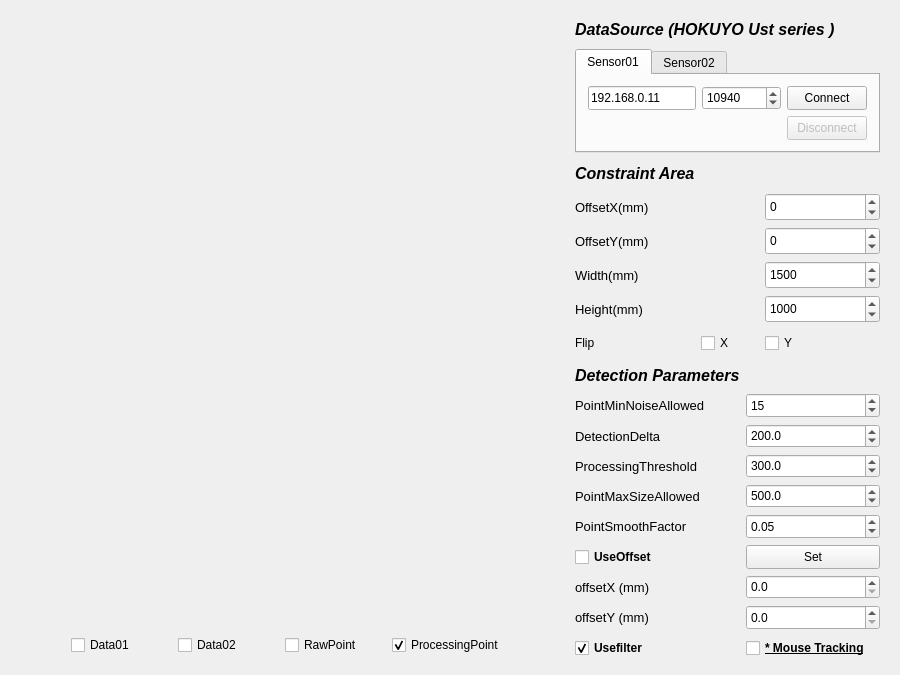
<?xml version="1.0" encoding="UTF-8"?>
<ui version="4.0">
 <class>Qt_urgClass</class>
 <widget class="QWidget" name="Qt_urgClass">
  <property name="geometry">
   <rect>
    <x>0</x>
    <y>0</y>
    <width>900</width>
    <height>675</height>
   </rect>
  </property>
  <property name="sizePolicy">
   <sizepolicy hsizetype="Expanding" vsizetype="Expanding">
    <horstretch>0</horstretch>
    <verstretch>0</verstretch>
   </sizepolicy>
  </property>
  <property name="windowTitle">
   <string>Qt_urg</string>
  </property>
  <property name="layoutDirection">
   <enum>Qt::LeftToRight</enum>
  </property>
  <layout class="QGridLayout" name="gridLayout_4" rowstretch="1,2,3" columnstretch="6,2">
   <property name="leftMargin">
    <number>20</number>
   </property>
   <property name="topMargin">
    <number>20</number>
   </property>
   <property name="rightMargin">
    <number>20</number>
   </property>
   <property name="bottomMargin">
    <number>15</number>
   </property>
   <property name="horizontalSpacing">
    <number>20</number>
   </property>
   <item row="1" column="1">
    <layout class="QGridLayout" name="gridLayout_2" columnstretch="2,1,2">
     <item row="0" column="0">
      <widget class="QLabel" name="Constraint_Region_Label">
       <property name="sizePolicy">
        <sizepolicy hsizetype="Expanding" vsizetype="Expanding">
         <horstretch>0</horstretch>
         <verstretch>0</verstretch>
        </sizepolicy>
       </property>
       <property name="font">
        <font>
         <family>Arial</family>
         <pointsize>12</pointsize>
         <weight>75</weight>
         <italic>true</italic>
         <bold>true</bold>
        </font>
       </property>
       <property name="text">
        <string>Constraint Area</string>
       </property>
      </widget>
     </item>
     <item row="1" column="0">
      <widget class="QLabel" name="OffsetX_label">
       <property name="sizePolicy">
        <sizepolicy hsizetype="Expanding" vsizetype="Expanding">
         <horstretch>0</horstretch>
         <verstretch>0</verstretch>
        </sizepolicy>
       </property>
       <property name="font">
        <font>
         <family>Arial</family>
         <pointsize>10</pointsize>
         <weight>50</weight>
         <bold>false</bold>
        </font>
       </property>
       <property name="text">
        <string>OffsetX(mm)</string>
       </property>
       <property name="textFormat">
        <enum>Qt::PlainText</enum>
       </property>
       <property name="alignment">
        <set>Qt::AlignLeading|Qt::AlignLeft|Qt::AlignVCenter</set>
       </property>
      </widget>
     </item>
     <item row="1" column="2">
      <widget class="QDoubleSpinBox" name="OffsetX_Input">
       <property name="sizePolicy">
        <sizepolicy hsizetype="Expanding" vsizetype="Expanding">
         <horstretch>0</horstretch>
         <verstretch>0</verstretch>
        </sizepolicy>
       </property>
       <property name="font">
        <font>
         <family>Arial</family>
        </font>
       </property>
       <property name="toolTipDuration">
        <number>-1</number>
       </property>
       <property name="layoutDirection">
        <enum>Qt::LeftToRight</enum>
       </property>
       <property name="autoFillBackground">
        <bool>false</bool>
       </property>
       <property name="decimals">
        <number>0</number>
       </property>
       <property name="minimum">
        <double>-50000.000000000000000</double>
       </property>
       <property name="maximum">
        <double>50000.000000000000000</double>
       </property>
       <property name="value">
        <double>0.000000000000000</double>
       </property>
      </widget>
     </item>
     <item row="2" column="0">
      <widget class="QLabel" name="OffsetY_label">
       <property name="sizePolicy">
        <sizepolicy hsizetype="Expanding" vsizetype="Expanding">
         <horstretch>0</horstretch>
         <verstretch>0</verstretch>
        </sizepolicy>
       </property>
       <property name="font">
        <font>
         <family>Arial</family>
         <pointsize>10</pointsize>
         <weight>50</weight>
         <bold>false</bold>
        </font>
       </property>
       <property name="text">
        <string>OffsetY(mm)</string>
       </property>
       <property name="textFormat">
        <enum>Qt::PlainText</enum>
       </property>
       <property name="alignment">
        <set>Qt::AlignLeading|Qt::AlignLeft|Qt::AlignVCenter</set>
       </property>
      </widget>
     </item>
     <item row="2" column="2">
      <widget class="QDoubleSpinBox" name="OffsetY_Input">
       <property name="sizePolicy">
        <sizepolicy hsizetype="Expanding" vsizetype="Expanding">
         <horstretch>0</horstretch>
         <verstretch>0</verstretch>
        </sizepolicy>
       </property>
       <property name="font">
        <font>
         <family>Arial</family>
        </font>
       </property>
       <property name="decimals">
        <number>0</number>
       </property>
       <property name="minimum">
        <double>-50000.000000000000000</double>
       </property>
       <property name="maximum">
        <double>50000.000000000000000</double>
       </property>
       <property name="value">
        <double>0.000000000000000</double>
       </property>
      </widget>
     </item>
     <item row="3" column="0">
      <widget class="QLabel" name="Width_Label">
       <property name="sizePolicy">
        <sizepolicy hsizetype="Expanding" vsizetype="Expanding">
         <horstretch>0</horstretch>
         <verstretch>0</verstretch>
        </sizepolicy>
       </property>
       <property name="font">
        <font>
         <family>Arial</family>
         <pointsize>10</pointsize>
         <weight>50</weight>
         <bold>false</bold>
        </font>
       </property>
       <property name="text">
        <string>Width(mm)</string>
       </property>
       <property name="textFormat">
        <enum>Qt::PlainText</enum>
       </property>
       <property name="alignment">
        <set>Qt::AlignLeading|Qt::AlignLeft|Qt::AlignVCenter</set>
       </property>
      </widget>
     </item>
     <item row="3" column="2">
      <widget class="QDoubleSpinBox" name="Width_Input">
       <property name="sizePolicy">
        <sizepolicy hsizetype="Expanding" vsizetype="Expanding">
         <horstretch>0</horstretch>
         <verstretch>0</verstretch>
        </sizepolicy>
       </property>
       <property name="font">
        <font>
         <family>Arial</family>
        </font>
       </property>
       <property name="decimals">
        <number>0</number>
       </property>
       <property name="minimum">
        <double>14.000000000000000</double>
       </property>
       <property name="maximum">
        <double>50000.000000000000000</double>
       </property>
       <property name="value">
        <double>1500.000000000000000</double>
       </property>
      </widget>
     </item>
     <item row="4" column="0">
      <widget class="QLabel" name="Height_Label">
       <property name="sizePolicy">
        <sizepolicy hsizetype="Expanding" vsizetype="Expanding">
         <horstretch>0</horstretch>
         <verstretch>0</verstretch>
        </sizepolicy>
       </property>
       <property name="font">
        <font>
         <family>Arial</family>
         <pointsize>10</pointsize>
         <weight>50</weight>
         <bold>false</bold>
        </font>
       </property>
       <property name="text">
        <string>Height(mm)</string>
       </property>
       <property name="textFormat">
        <enum>Qt::PlainText</enum>
       </property>
       <property name="alignment">
        <set>Qt::AlignLeading|Qt::AlignLeft|Qt::AlignVCenter</set>
       </property>
      </widget>
     </item>
     <item row="4" column="2">
      <widget class="QDoubleSpinBox" name="Height_Input">
       <property name="sizePolicy">
        <sizepolicy hsizetype="Expanding" vsizetype="Expanding">
         <horstretch>0</horstretch>
         <verstretch>0</verstretch>
        </sizepolicy>
       </property>
       <property name="font">
        <font>
         <family>Arial</family>
        </font>
       </property>
       <property name="decimals">
        <number>0</number>
       </property>
       <property name="minimum">
        <double>10.000000000000000</double>
       </property>
       <property name="maximum">
        <double>50000.000000000000000</double>
       </property>
       <property name="value">
        <double>1000.000000000000000</double>
       </property>
      </widget>
     </item>
     <item row="5" column="0">
      <widget class="QLabel" name="label_2">
       <property name="font">
        <font>
         <family>Arial</family>
         <weight>50</weight>
         <bold>false</bold>
        </font>
       </property>
       <property name="text">
        <string>Flip</string>
       </property>
      </widget>
     </item>
     <item row="5" column="1">
      <widget class="QCheckBox" name="UseFlipX">
       <property name="sizePolicy">
        <sizepolicy hsizetype="Expanding" vsizetype="Expanding">
         <horstretch>0</horstretch>
         <verstretch>0</verstretch>
        </sizepolicy>
       </property>
       <property name="font">
        <font>
         <family>Arial</family>
         <weight>50</weight>
         <bold>false</bold>
        </font>
       </property>
       <property name="text">
        <string>X</string>
       </property>
      </widget>
     </item>
     <item row="5" column="2">
      <widget class="QCheckBox" name="UseFlipY">
       <property name="sizePolicy">
        <sizepolicy hsizetype="Expanding" vsizetype="Expanding">
         <horstretch>0</horstretch>
         <verstretch>0</verstretch>
        </sizepolicy>
       </property>
       <property name="font">
        <font>
         <family>Arial</family>
         <weight>50</weight>
         <bold>false</bold>
        </font>
       </property>
       <property name="text">
        <string>Y</string>
       </property>
      </widget>
     </item>
    </layout>
   </item>
   <item row="0" column="1">
    <layout class="QVBoxLayout" name="verticalLayout">
     <property name="spacing">
      <number>10</number>
     </property>
     <item>
      <widget class="QLabel" name="DataSource_Label">
       <property name="sizePolicy">
        <sizepolicy hsizetype="Expanding" vsizetype="Expanding">
         <horstretch>0</horstretch>
         <verstretch>0</verstretch>
        </sizepolicy>
       </property>
       <property name="font">
        <font>
         <family>Arial</family>
         <pointsize>12</pointsize>
         <weight>75</weight>
         <italic>true</italic>
         <bold>true</bold>
        </font>
       </property>
       <property name="text">
        <string>DataSource (HOKUYO Ust series )</string>
       </property>
      </widget>
     </item>
     <item>
      <widget class="QTabWidget" name="tabWidget">
       <property name="font">
        <font>
         <family>Arial</family>
        </font>
       </property>
       <property name="currentIndex">
        <number>0</number>
       </property>
       <widget class="QWidget" name="Sensor01">
        <attribute name="title">
         <string>Sensor01</string>
        </attribute>
        <layout class="QGridLayout" name="gridLayout_6">
         <item row="2" column="2">
          <widget class="QPushButton" name="Disconnect_Button_01">
           <property name="enabled">
            <bool>false</bool>
           </property>
           <property name="sizePolicy">
            <sizepolicy hsizetype="Expanding" vsizetype="Expanding">
             <horstretch>0</horstretch>
             <verstretch>0</verstretch>
            </sizepolicy>
           </property>
           <property name="text">
            <string>Disconnect</string>
           </property>
          </widget>
         </item>
         <item row="1" column="2">
          <widget class="QPushButton" name="Connect_Button_01">
           <property name="sizePolicy">
            <sizepolicy hsizetype="Expanding" vsizetype="Expanding">
             <horstretch>0</horstretch>
             <verstretch>0</verstretch>
            </sizepolicy>
           </property>
           <property name="text">
            <string>Connect</string>
           </property>
          </widget>
         </item>
         <item row="1" column="1">
          <widget class="QDoubleSpinBox" name="Port_number_input_01">
           <property name="sizePolicy">
            <sizepolicy hsizetype="Expanding" vsizetype="Expanding">
             <horstretch>0</horstretch>
             <verstretch>0</verstretch>
            </sizepolicy>
           </property>
           <property name="decimals">
            <number>0</number>
           </property>
           <property name="maximum">
            <double>20000.000000000000000</double>
           </property>
           <property name="stepType">
            <enum>QAbstractSpinBox::DefaultStepType</enum>
           </property>
           <property name="value">
            <double>10940.000000000000000</double>
           </property>
          </widget>
         </item>
         <item row="1" column="0">
          <widget class="QLineEdit" name="IP_Input_01">
           <property name="sizePolicy">
            <sizepolicy hsizetype="Expanding" vsizetype="Expanding">
             <horstretch>0</horstretch>
             <verstretch>0</verstretch>
            </sizepolicy>
           </property>
           <property name="text">
            <string>192.168.0.11</string>
           </property>
          </widget>
         </item>
        </layout>
       </widget>
       <widget class="QWidget" name="Sensor02">
        <attribute name="title">
         <string>Sensor02</string>
        </attribute>
        <layout class="QGridLayout" name="gridLayout_5">
         <item row="1" column="0">
          <widget class="QLineEdit" name="IP_Input_02">
           <property name="sizePolicy">
            <sizepolicy hsizetype="Expanding" vsizetype="Expanding">
             <horstretch>0</horstretch>
             <verstretch>0</verstretch>
            </sizepolicy>
           </property>
           <property name="text">
            <string>192.168.0.10</string>
           </property>
          </widget>
         </item>
         <item row="1" column="2">
          <widget class="QPushButton" name="Connect_Button_02">
           <property name="sizePolicy">
            <sizepolicy hsizetype="Expanding" vsizetype="Expanding">
             <horstretch>0</horstretch>
             <verstretch>0</verstretch>
            </sizepolicy>
           </property>
           <property name="text">
            <string>Connect</string>
           </property>
          </widget>
         </item>
         <item row="1" column="1">
          <widget class="QDoubleSpinBox" name="Port_number_input_02">
           <property name="sizePolicy">
            <sizepolicy hsizetype="Expanding" vsizetype="Expanding">
             <horstretch>0</horstretch>
             <verstretch>0</verstretch>
            </sizepolicy>
           </property>
           <property name="decimals">
            <number>0</number>
           </property>
           <property name="maximum">
            <double>20000.000000000000000</double>
           </property>
           <property name="stepType">
            <enum>QAbstractSpinBox::DefaultStepType</enum>
           </property>
           <property name="value">
            <double>10940.000000000000000</double>
           </property>
          </widget>
         </item>
         <item row="2" column="2">
          <widget class="QPushButton" name="Disconnect_Button_02">
           <property name="enabled">
            <bool>false</bool>
           </property>
           <property name="sizePolicy">
            <sizepolicy hsizetype="Expanding" vsizetype="Expanding">
             <horstretch>0</horstretch>
             <verstretch>0</verstretch>
            </sizepolicy>
           </property>
           <property name="text">
            <string>Disconnect</string>
           </property>
          </widget>
         </item>
         <item row="2" column="1">
          <widget class="QDoubleSpinBox" name="OriginX">
           <property name="decimals">
            <number>1</number>
           </property>
           <property name="minimum">
            <double>-20000.000000000000000</double>
           </property>
           <property name="maximum">
            <double>20000.000000000000000</double>
           </property>
           <property name="value">
            <double>-1500.000000000000000</double>
           </property>
          </widget>
         </item>
         <item row="2" column="0">
          <widget class="QLabel" name="label">
           <property name="font">
            <font>
             <family>Arial</family>
             <weight>75</weight>
             <bold>true</bold>
            </font>
           </property>
           <property name="text">
            <string> Relative PosX(mm)</string>
           </property>
           <property name="alignment">
            <set>Qt::AlignRight|Qt::AlignTrailing|Qt::AlignVCenter</set>
           </property>
          </widget>
         </item>
        </layout>
       </widget>
      </widget>
     </item>
    </layout>
   </item>
   <item row="0" column="0" rowspan="3">
    <layout class="QVBoxLayout" name="verticalLayout_2" stretch="20,1">
     <item>
      <widget class="QCustomPlot" name="plot" native="true">
       <property name="sizePolicy">
        <sizepolicy hsizetype="Expanding" vsizetype="Expanding">
         <horstretch>0</horstretch>
         <verstretch>0</verstretch>
        </sizepolicy>
       </property>
       <property name="mouseTracking">
        <bool>false</bool>
       </property>
       <property name="focusPolicy">
        <enum>Qt::NoFocus</enum>
       </property>
       <property name="acceptDrops">
        <bool>false</bool>
       </property>
       <property name="autoFillBackground">
        <bool>false</bool>
       </property>
      </widget>
     </item>
     <item>
      <layout class="QGridLayout" name="gridLayout" columnstretch="1,2,2,2,2,1">
       <item row="2" column="4">
        <widget class="QCheckBox" name="DrawProObject">
         <property name="sizePolicy">
          <sizepolicy hsizetype="Expanding" vsizetype="Expanding">
           <horstretch>0</horstretch>
           <verstretch>0</verstretch>
          </sizepolicy>
         </property>
         <property name="font">
          <font>
           <family>Arial</family>
          </font>
         </property>
         <property name="text">
          <string>ProcessingPoint</string>
         </property>
         <property name="checkable">
          <bool>true</bool>
         </property>
         <property name="checked">
          <bool>true</bool>
         </property>
        </widget>
       </item>
       <item row="2" column="1">
        <widget class="QCheckBox" name="DrawPoint01">
         <property name="enabled">
          <bool>true</bool>
         </property>
         <property name="sizePolicy">
          <sizepolicy hsizetype="Expanding" vsizetype="Expanding">
           <horstretch>0</horstretch>
           <verstretch>0</verstretch>
          </sizepolicy>
         </property>
         <property name="font">
          <font>
           <family>Arial</family>
          </font>
         </property>
         <property name="text">
          <string>Data01</string>
         </property>
         <property name="checkable">
          <bool>true</bool>
         </property>
         <property name="checked">
          <bool>false</bool>
         </property>
        </widget>
       </item>
       <item row="2" column="3">
        <widget class="QCheckBox" name="DrawObject">
         <property name="sizePolicy">
          <sizepolicy hsizetype="Expanding" vsizetype="Expanding">
           <horstretch>0</horstretch>
           <verstretch>0</verstretch>
          </sizepolicy>
         </property>
         <property name="font">
          <font>
           <family>Arial</family>
          </font>
         </property>
         <property name="text">
          <string>RawPoint</string>
         </property>
         <property name="checkable">
          <bool>true</bool>
         </property>
         <property name="checked">
          <bool>false</bool>
         </property>
        </widget>
       </item>
       <item row="2" column="0">
        <spacer name="horizontalSpacer">
         <property name="orientation">
          <enum>Qt::Horizontal</enum>
         </property>
         <property name="sizeHint" stdset="0">
          <size>
           <width>40</width>
           <height>20</height>
          </size>
         </property>
        </spacer>
       </item>
       <item row="2" column="2">
        <widget class="QCheckBox" name="DrawPoint02">
         <property name="sizePolicy">
          <sizepolicy hsizetype="Expanding" vsizetype="Expanding">
           <horstretch>0</horstretch>
           <verstretch>0</verstretch>
          </sizepolicy>
         </property>
         <property name="font">
          <font>
           <family>Arial</family>
          </font>
         </property>
         <property name="text">
          <string>Data02</string>
         </property>
        </widget>
       </item>
       <item row="2" column="5">
        <spacer name="horizontalSpacer_2">
         <property name="orientation">
          <enum>Qt::Horizontal</enum>
         </property>
         <property name="sizeHint" stdset="0">
          <size>
           <width>40</width>
           <height>20</height>
          </size>
         </property>
        </spacer>
       </item>
      </layout>
     </item>
    </layout>
   </item>
   <item row="2" column="1">
    <layout class="QGridLayout" name="gridLayout_3">
     <item row="4" column="0">
      <widget class="QLabel" name="DetectSize_Label">
       <property name="sizePolicy">
        <sizepolicy hsizetype="Expanding" vsizetype="Expanding">
         <horstretch>0</horstretch>
         <verstretch>0</verstretch>
        </sizepolicy>
       </property>
       <property name="font">
        <font>
         <family>Arial</family>
         <pointsize>10</pointsize>
         <weight>50</weight>
         <bold>false</bold>
        </font>
       </property>
       <property name="text">
        <string>PointMaxSizeAllowed</string>
       </property>
       <property name="textFormat">
        <enum>Qt::PlainText</enum>
       </property>
       <property name="alignment">
        <set>Qt::AlignLeading|Qt::AlignLeft|Qt::AlignVCenter</set>
       </property>
      </widget>
     </item>
     <item row="2" column="0">
      <widget class="QLabel" name="deltaLimit">
       <property name="sizePolicy">
        <sizepolicy hsizetype="Expanding" vsizetype="Expanding">
         <horstretch>0</horstretch>
         <verstretch>0</verstretch>
        </sizepolicy>
       </property>
       <property name="font">
        <font>
         <family>Arial</family>
         <pointsize>10</pointsize>
         <weight>50</weight>
         <bold>false</bold>
        </font>
       </property>
       <property name="text">
        <string>DetectionDelta</string>
       </property>
       <property name="textFormat">
        <enum>Qt::PlainText</enum>
       </property>
       <property name="alignment">
        <set>Qt::AlignLeading|Qt::AlignLeft|Qt::AlignVCenter</set>
       </property>
      </widget>
     </item>
     <item row="6" column="1">
      <widget class="QPushButton" name="SetParm_Button">
       <property name="enabled">
        <bool>true</bool>
       </property>
       <property name="sizePolicy">
        <sizepolicy hsizetype="Expanding" vsizetype="Expanding">
         <horstretch>0</horstretch>
         <verstretch>0</verstretch>
        </sizepolicy>
       </property>
       <property name="font">
        <font>
         <family>Arial</family>
        </font>
       </property>
       <property name="text">
        <string>Set</string>
       </property>
       <property name="checkable">
        <bool>false</bool>
       </property>
      </widget>
     </item>
     <item row="9" column="1">
      <widget class="QCheckBox" name="TouchEvent">
       <property name="enabled">
        <bool>true</bool>
       </property>
       <property name="sizePolicy">
        <sizepolicy hsizetype="Expanding" vsizetype="Expanding">
         <horstretch>0</horstretch>
         <verstretch>0</verstretch>
        </sizepolicy>
       </property>
       <property name="font">
        <font>
         <family>Arial</family>
         <weight>75</weight>
         <bold>true</bold>
         <underline>true</underline>
        </font>
       </property>
       <property name="text">
        <string>* Mouse Tracking</string>
       </property>
       <property name="checkable">
        <bool>true</bool>
       </property>
       <property name="checked">
        <bool>false</bool>
       </property>
      </widget>
     </item>
     <item row="4" column="1">
      <widget class="QDoubleSpinBox" name="DetectSize_Input">
       <property name="sizePolicy">
        <sizepolicy hsizetype="Expanding" vsizetype="Expanding">
         <horstretch>0</horstretch>
         <verstretch>0</verstretch>
        </sizepolicy>
       </property>
       <property name="font">
        <font>
         <family>Arial</family>
        </font>
       </property>
       <property name="decimals">
        <number>1</number>
       </property>
       <property name="minimum">
        <double>0.000000000000000</double>
       </property>
       <property name="maximum">
        <double>1000.000000000000000</double>
       </property>
       <property name="value">
        <double>500.000000000000000</double>
       </property>
      </widget>
     </item>
     <item row="7" column="0">
      <widget class="QLabel" name="cursoroffsetX_label">
       <property name="sizePolicy">
        <sizepolicy hsizetype="Expanding" vsizetype="Expanding">
         <horstretch>0</horstretch>
         <verstretch>0</verstretch>
        </sizepolicy>
       </property>
       <property name="font">
        <font>
         <family>Arial</family>
         <pointsize>10</pointsize>
         <weight>50</weight>
         <bold>false</bold>
        </font>
       </property>
       <property name="text">
        <string>offsetX (mm)</string>
       </property>
       <property name="textFormat">
        <enum>Qt::PlainText</enum>
       </property>
       <property name="alignment">
        <set>Qt::AlignLeading|Qt::AlignLeft|Qt::AlignVCenter</set>
       </property>
      </widget>
     </item>
     <item row="7" column="1">
      <widget class="QDoubleSpinBox" name="cursoroffsetX_Input">
       <property name="sizePolicy">
        <sizepolicy hsizetype="Expanding" vsizetype="Expanding">
         <horstretch>0</horstretch>
         <verstretch>0</verstretch>
        </sizepolicy>
       </property>
       <property name="font">
        <font>
         <family>Arial</family>
        </font>
       </property>
       <property name="toolTipDuration">
        <number>-1</number>
       </property>
       <property name="layoutDirection">
        <enum>Qt::LeftToRight</enum>
       </property>
       <property name="autoFillBackground">
        <bool>false</bool>
       </property>
       <property name="decimals">
        <number>1</number>
       </property>
       <property name="minimum">
        <double>0.000000000000000</double>
       </property>
       <property name="maximum">
        <double>5000.000000000000000</double>
       </property>
       <property name="value">
        <double>0.000000000000000</double>
       </property>
      </widget>
     </item>
     <item row="8" column="0">
      <widget class="QLabel" name="cursoroffsetY_label">
       <property name="sizePolicy">
        <sizepolicy hsizetype="Expanding" vsizetype="Expanding">
         <horstretch>0</horstretch>
         <verstretch>0</verstretch>
        </sizepolicy>
       </property>
       <property name="font">
        <font>
         <family>Arial</family>
         <pointsize>10</pointsize>
         <weight>50</weight>
         <bold>false</bold>
        </font>
       </property>
       <property name="text">
        <string>offsetY (mm)</string>
       </property>
       <property name="textFormat">
        <enum>Qt::PlainText</enum>
       </property>
       <property name="alignment">
        <set>Qt::AlignLeading|Qt::AlignLeft|Qt::AlignVCenter</set>
       </property>
      </widget>
     </item>
     <item row="0" column="0">
      <widget class="QLabel" name="DetectParm_Label">
       <property name="sizePolicy">
        <sizepolicy hsizetype="Expanding" vsizetype="Expanding">
         <horstretch>0</horstretch>
         <verstretch>0</verstretch>
        </sizepolicy>
       </property>
       <property name="font">
        <font>
         <family>Arial</family>
         <pointsize>12</pointsize>
         <weight>75</weight>
         <italic>true</italic>
         <bold>true</bold>
        </font>
       </property>
       <property name="text">
        <string>Detection Parameters</string>
       </property>
      </widget>
     </item>
     <item row="3" column="1">
      <widget class="QDoubleSpinBox" name="distanceThreshold_Input">
       <property name="sizePolicy">
        <sizepolicy hsizetype="Expanding" vsizetype="Expanding">
         <horstretch>0</horstretch>
         <verstretch>0</verstretch>
        </sizepolicy>
       </property>
       <property name="font">
        <font>
         <family>Arial</family>
        </font>
       </property>
       <property name="decimals">
        <number>1</number>
       </property>
       <property name="minimum">
        <double>0.000000000000000</double>
       </property>
       <property name="maximum">
        <double>1000.000000000000000</double>
       </property>
       <property name="value">
        <double>300.000000000000000</double>
       </property>
      </widget>
     </item>
     <item row="6" column="0">
      <widget class="QCheckBox" name="UseOffset">
       <property name="enabled">
        <bool>true</bool>
       </property>
       <property name="sizePolicy">
        <sizepolicy hsizetype="Expanding" vsizetype="Expanding">
         <horstretch>0</horstretch>
         <verstretch>0</verstretch>
        </sizepolicy>
       </property>
       <property name="font">
        <font>
         <family>Arial</family>
         <weight>75</weight>
         <bold>true</bold>
        </font>
       </property>
       <property name="text">
        <string>UseOffset</string>
       </property>
       <property name="checkable">
        <bool>true</bool>
       </property>
       <property name="checked">
        <bool>false</bool>
       </property>
      </widget>
     </item>
     <item row="8" column="1">
      <widget class="QDoubleSpinBox" name="cursoroffsetY_Input">
       <property name="sizePolicy">
        <sizepolicy hsizetype="Expanding" vsizetype="Expanding">
         <horstretch>0</horstretch>
         <verstretch>0</verstretch>
        </sizepolicy>
       </property>
       <property name="font">
        <font>
         <family>Arial</family>
        </font>
       </property>
       <property name="decimals">
        <number>1</number>
       </property>
       <property name="minimum">
        <double>0.000000000000000</double>
       </property>
       <property name="maximum">
        <double>5000.000000000000000</double>
       </property>
       <property name="value">
        <double>0.000000000000000</double>
       </property>
      </widget>
     </item>
     <item row="5" column="0">
      <widget class="QLabel" name="SmoothFactor_Label">
       <property name="sizePolicy">
        <sizepolicy hsizetype="Expanding" vsizetype="Expanding">
         <horstretch>0</horstretch>
         <verstretch>0</verstretch>
        </sizepolicy>
       </property>
       <property name="font">
        <font>
         <family>Arial</family>
         <pointsize>10</pointsize>
        </font>
       </property>
       <property name="text">
        <string>PointSmoothFactor</string>
       </property>
      </widget>
     </item>
     <item row="1" column="0">
      <widget class="QLabel" name="noiseLimit">
       <property name="sizePolicy">
        <sizepolicy hsizetype="Expanding" vsizetype="Expanding">
         <horstretch>0</horstretch>
         <verstretch>0</verstretch>
        </sizepolicy>
       </property>
       <property name="font">
        <font>
         <family>Arial</family>
         <pointsize>10</pointsize>
         <weight>50</weight>
         <bold>false</bold>
        </font>
       </property>
       <property name="text">
        <string>PointMinNoiseAllowed</string>
       </property>
       <property name="textFormat">
        <enum>Qt::PlainText</enum>
       </property>
       <property name="alignment">
        <set>Qt::AlignLeading|Qt::AlignLeft|Qt::AlignVCenter</set>
       </property>
      </widget>
     </item>
     <item row="1" column="1">
      <widget class="QDoubleSpinBox" name="noiseLimit_Input">
       <property name="sizePolicy">
        <sizepolicy hsizetype="Expanding" vsizetype="Expanding">
         <horstretch>0</horstretch>
         <verstretch>0</verstretch>
        </sizepolicy>
       </property>
       <property name="font">
        <font>
         <family>Arial</family>
        </font>
       </property>
       <property name="toolTipDuration">
        <number>-1</number>
       </property>
       <property name="layoutDirection">
        <enum>Qt::LeftToRight</enum>
       </property>
       <property name="autoFillBackground">
        <bool>false</bool>
       </property>
       <property name="decimals">
        <number>0</number>
       </property>
       <property name="minimum">
        <double>1.000000000000000</double>
       </property>
       <property name="maximum">
        <double>40.000000000000000</double>
       </property>
       <property name="value">
        <double>15.000000000000000</double>
       </property>
      </widget>
     </item>
     <item row="5" column="1">
      <widget class="QDoubleSpinBox" name="SmoothFactor_Input">
       <property name="sizePolicy">
        <sizepolicy hsizetype="Expanding" vsizetype="Expanding">
         <horstretch>0</horstretch>
         <verstretch>0</verstretch>
        </sizepolicy>
       </property>
       <property name="font">
        <font>
         <family>Arial</family>
        </font>
       </property>
       <property name="minimum">
        <double>0.010000000000000</double>
       </property>
       <property name="maximum">
        <double>1.000000000000000</double>
       </property>
       <property name="value">
        <double>0.050000000000000</double>
       </property>
      </widget>
     </item>
     <item row="3" column="0">
      <widget class="QLabel" name="distanceThreshold">
       <property name="sizePolicy">
        <sizepolicy hsizetype="Expanding" vsizetype="Expanding">
         <horstretch>0</horstretch>
         <verstretch>0</verstretch>
        </sizepolicy>
       </property>
       <property name="font">
        <font>
         <family>Arial</family>
         <pointsize>10</pointsize>
         <weight>50</weight>
         <bold>false</bold>
        </font>
       </property>
       <property name="text">
        <string>ProcessingThreshold</string>
       </property>
       <property name="textFormat">
        <enum>Qt::PlainText</enum>
       </property>
       <property name="alignment">
        <set>Qt::AlignLeading|Qt::AlignLeft|Qt::AlignVCenter</set>
       </property>
      </widget>
     </item>
     <item row="9" column="0">
      <widget class="QCheckBox" name="Usefilter">
       <property name="sizePolicy">
        <sizepolicy hsizetype="Expanding" vsizetype="Expanding">
         <horstretch>0</horstretch>
         <verstretch>0</verstretch>
        </sizepolicy>
       </property>
       <property name="font">
        <font>
         <family>Arial</family>
         <weight>75</weight>
         <bold>true</bold>
        </font>
       </property>
       <property name="text">
        <string>Usefilter</string>
       </property>
       <property name="checked">
        <bool>true</bool>
       </property>
      </widget>
     </item>
     <item row="2" column="1">
      <widget class="QDoubleSpinBox" name="deltaLimit_Input">
       <property name="sizePolicy">
        <sizepolicy hsizetype="Expanding" vsizetype="Expanding">
         <horstretch>0</horstretch>
         <verstretch>0</verstretch>
        </sizepolicy>
       </property>
       <property name="font">
        <font>
         <family>Arial</family>
        </font>
       </property>
       <property name="decimals">
        <number>1</number>
       </property>
       <property name="minimum">
        <double>0.000000000000000</double>
       </property>
       <property name="maximum">
        <double>1000.000000000000000</double>
       </property>
       <property name="singleStep">
        <double>200.000000000000000</double>
       </property>
       <property name="value">
        <double>200.000000000000000</double>
       </property>
      </widget>
     </item>
    </layout>
   </item>
  </layout>
 </widget>
 <layoutdefault spacing="6" margin="11"/>
 <customwidgets>
  <customwidget>
   <class>QCustomPlot</class>
   <extends>QWidget</extends>
   <header>qcustomplot.h</header>
   <container>1</container>
  </customwidget>
 </customwidgets>
 <resources>
  <include location="Qt_urg.qrc"/>
 </resources>
 <connections/>
</ui>
